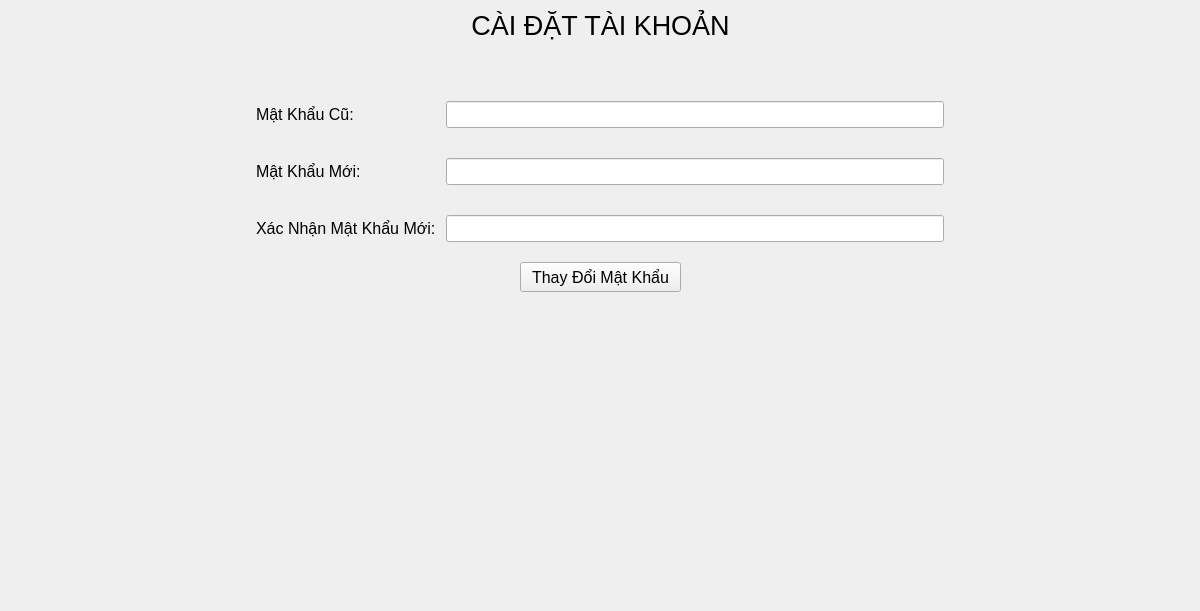
<?xml version="1.0" encoding="UTF-8"?>
<ui version="4.0">
 <class>Account</class>
 <widget class="QFrame" name="Account">
  <property name="geometry">
   <rect>
    <x>0</x>
    <y>0</y>
    <width>1200</width>
    <height>611</height>
   </rect>
  </property>
  <property name="windowTitle">
   <string>Frame</string>
  </property>
  <layout class="QVBoxLayout" name="verticalLayout_3" stretch="0,0,9,0">
   <property name="spacing">
    <number>10</number>
   </property>
   <property name="leftMargin">
    <number>10</number>
   </property>
   <property name="topMargin">
    <number>10</number>
   </property>
   <property name="rightMargin">
    <number>10</number>
   </property>
   <property name="bottomMargin">
    <number>10</number>
   </property>
   <item>
    <layout class="QHBoxLayout" name="horizontalLayout">
     <item>
      <spacer name="horizontalSpacer">
       <property name="orientation">
        <enum>Qt::Horizontal</enum>
       </property>
       <property name="sizeHint" stdset="0">
        <size>
         <width>40</width>
         <height>20</height>
        </size>
       </property>
      </spacer>
     </item>
     <item>
      <widget class="QLabel" name="label">
       <property name="font">
        <font>
         <pointsize>20</pointsize>
        </font>
       </property>
       <property name="text">
        <string>CÀI ĐẶT TÀI KHOẢN</string>
       </property>
       <property name="alignment">
        <set>Qt::AlignCenter</set>
       </property>
      </widget>
     </item>
     <item>
      <spacer name="horizontalSpacer_2">
       <property name="orientation">
        <enum>Qt::Horizontal</enum>
       </property>
       <property name="sizeHint" stdset="0">
        <size>
         <width>40</width>
         <height>20</height>
        </size>
       </property>
      </spacer>
     </item>
    </layout>
   </item>
   <item>
    <spacer name="verticalSpacer_3">
     <property name="orientation">
      <enum>Qt::Vertical</enum>
     </property>
     <property name="sizeHint" stdset="0">
      <size>
       <width>20</width>
       <height>40</height>
      </size>
     </property>
    </spacer>
   </item>
   <item>
    <layout class="QHBoxLayout" name="horizontalLayout_3" stretch="2,6,2">
     <item>
      <spacer name="horizontalSpacer_5">
       <property name="orientation">
        <enum>Qt::Horizontal</enum>
       </property>
       <property name="sizeHint" stdset="0">
        <size>
         <width>40</width>
         <height>20</height>
        </size>
       </property>
      </spacer>
     </item>
     <item>
      <layout class="QVBoxLayout" name="verticalLayout_2">
       <item>
        <layout class="QFormLayout" name="formLayout">
         <property name="verticalSpacing">
          <number>30</number>
         </property>
         <property name="leftMargin">
          <number>10</number>
         </property>
         <property name="topMargin">
          <number>10</number>
         </property>
         <property name="rightMargin">
          <number>10</number>
         </property>
         <property name="bottomMargin">
          <number>10</number>
         </property>
         <item row="0" column="0">
          <widget class="QLabel" name="label_3">
           <property name="font">
            <font>
             <pointsize>12</pointsize>
            </font>
           </property>
           <property name="text">
            <string>Mật Khẩu Cũ:</string>
           </property>
          </widget>
         </item>
         <item row="1" column="0">
          <widget class="QLabel" name="label_4">
           <property name="font">
            <font>
             <pointsize>12</pointsize>
            </font>
           </property>
           <property name="text">
            <string>Mật Khẩu Mới:</string>
           </property>
          </widget>
         </item>
         <item row="2" column="0">
          <widget class="QLabel" name="label_5">
           <property name="font">
            <font>
             <pointsize>12</pointsize>
            </font>
           </property>
           <property name="text">
            <string>Xác Nhận Mật Khẩu Mới:</string>
           </property>
          </widget>
         </item>
         <item row="0" column="1">
          <widget class="QLineEdit" name="txtPasswordOld">
           <property name="enabled">
            <bool>true</bool>
           </property>
           <property name="font">
            <font>
             <pointsize>12</pointsize>
            </font>
           </property>
           <property name="echoMode">
            <enum>QLineEdit::Password</enum>
           </property>
           <property name="readOnly">
            <bool>false</bool>
           </property>
          </widget>
         </item>
         <item row="1" column="1">
          <widget class="QLineEdit" name="txtPasswordNew">
           <property name="enabled">
            <bool>true</bool>
           </property>
           <property name="font">
            <font>
             <pointsize>12</pointsize>
            </font>
           </property>
           <property name="echoMode">
            <enum>QLineEdit::Password</enum>
           </property>
           <property name="readOnly">
            <bool>false</bool>
           </property>
          </widget>
         </item>
         <item row="2" column="1">
          <widget class="QLineEdit" name="txtPasswordNewVerify">
           <property name="enabled">
            <bool>true</bool>
           </property>
           <property name="font">
            <font>
             <pointsize>12</pointsize>
            </font>
           </property>
           <property name="echoMode">
            <enum>QLineEdit::Password</enum>
           </property>
           <property name="readOnly">
            <bool>false</bool>
           </property>
          </widget>
         </item>
        </layout>
       </item>
       <item>
        <layout class="QHBoxLayout" name="horizontalLayout_2">
         <item>
          <spacer name="horizontalSpacer_3">
           <property name="orientation">
            <enum>Qt::Horizontal</enum>
           </property>
           <property name="sizeHint" stdset="0">
            <size>
             <width>40</width>
             <height>20</height>
            </size>
           </property>
          </spacer>
         </item>
         <item>
          <layout class="QVBoxLayout" name="verticalLayout">
           <item>
            <widget class="QPushButton" name="btChangePassword">
             <property name="minimumSize">
              <size>
               <width>161</width>
               <height>30</height>
              </size>
             </property>
             <property name="maximumSize">
              <size>
               <width>161</width>
               <height>30</height>
              </size>
             </property>
             <property name="font">
              <font>
               <pointsize>12</pointsize>
              </font>
             </property>
             <property name="cursor">
              <cursorShape>PointingHandCursor</cursorShape>
             </property>
             <property name="text">
              <string>Thay Đổi Mật Khẩu</string>
             </property>
            </widget>
           </item>
           <item>
            <spacer name="verticalSpacer_2">
             <property name="orientation">
              <enum>Qt::Vertical</enum>
             </property>
             <property name="sizeHint" stdset="0">
              <size>
               <width>20</width>
               <height>40</height>
              </size>
             </property>
            </spacer>
           </item>
          </layout>
         </item>
         <item>
          <spacer name="horizontalSpacer_4">
           <property name="orientation">
            <enum>Qt::Horizontal</enum>
           </property>
           <property name="sizeHint" stdset="0">
            <size>
             <width>40</width>
             <height>20</height>
            </size>
           </property>
          </spacer>
         </item>
        </layout>
       </item>
      </layout>
     </item>
     <item>
      <spacer name="horizontalSpacer_6">
       <property name="orientation">
        <enum>Qt::Horizontal</enum>
       </property>
       <property name="sizeHint" stdset="0">
        <size>
         <width>40</width>
         <height>20</height>
        </size>
       </property>
      </spacer>
     </item>
    </layout>
   </item>
   <item>
    <spacer name="verticalSpacer">
     <property name="orientation">
      <enum>Qt::Vertical</enum>
     </property>
     <property name="sizeHint" stdset="0">
      <size>
       <width>20</width>
       <height>40</height>
      </size>
     </property>
    </spacer>
   </item>
  </layout>
 </widget>
 <resources/>
 <connections/>
</ui>
